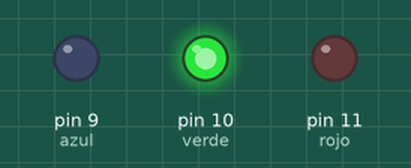
Recording of a sketch running on a simulated Arduino Uno, built with avr-gcc and run on an emulated ATmega328P. Shown: output pins drawn as LEDs (lit = HIGH).

Above: at 0.5 s.
At 1.5 s:
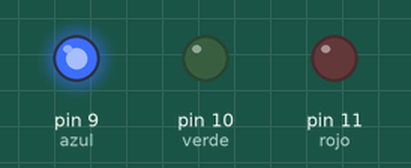
At 2.5 s:
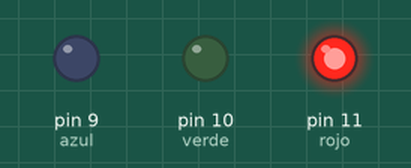
At 3.5 s:
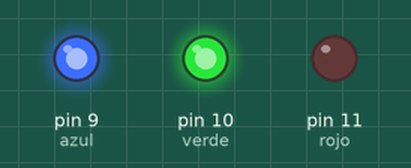
At 5.5 s:
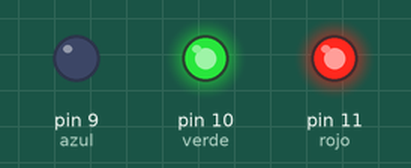
At 8.0 s:
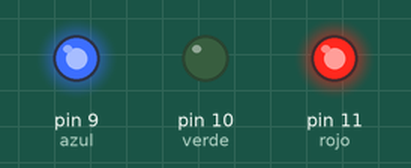
Timing chart, 0 to 11.7 s (numbered marks = the images above):
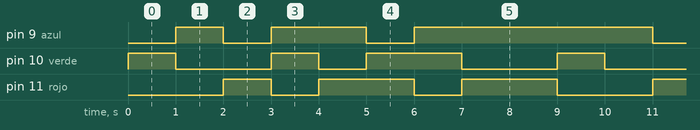

Measured:
- by itself, pin 9 (azul): repeats every 9.0 s: LOW 1.0 s, HIGH 2.0 s, LOW 1.0 s, HIGH 5.0 s
- by itself, pin 10 (verde): repeats every 9.0 s: LOW 2.0 s, HIGH 1.0 s, LOW 1.0 s, HIGH 2.0 s, LOW 2.0 s, HIGH 1.0 s
- by itself, pin 11 (rojo): repeats every 9.0 s: 2 × (LOW 1.0 s, HIGH 2.0 s), LOW 2.0 s, HIGH 1.0 s

The sketch:

sketch.ino
```cpp
const int rojo = 11;
const int verde = 10;
const int azul = 9;

void setup()
{
  pinMode(rojo, OUTPUT);
  pinMode(verde, OUTPUT);
  pinMode(azul, OUTPUT);
}

void loop()
{
  analogWrite(rojo, 0);
  analogWrite(verde, 255);

  delay(1000);

  analogWrite(verde, 0);
  analogWrite(azul, 255);
  delay(1000);
  analogWrite(rojo, 255);

  analogWrite(azul, 0);
  delay(1000);


  // si pe

  analogWrite(rojo, 0);
  analogWrite(verde, 255);
  analogWrite(azul, 255);
  delay(1000);
  analogWrite(rojo, 255);
  analogWrite(verde, 0);
  analogWrite(azul, 255);
  delay(1000);
  analogWrite(rojo, 255);
  analogWrite(verde, 255);
  analogWrite(azul, 0);
  delay(1000);

  // sii
  analogWrite(rojo, 0);
  analogWrite(azul, 255);
  analogWrite(azul, 255);

  delay(1000);

  analogWrite(rojo, 255);
  analogWrite(verde, 0);
  analogWrite(azul, 255);

  delay(1000);

  analogWrite(rojo, 255);
  analogWrite(azul, 255);
  analogWrite(verde, 0);
  delay(1000);
}
```
